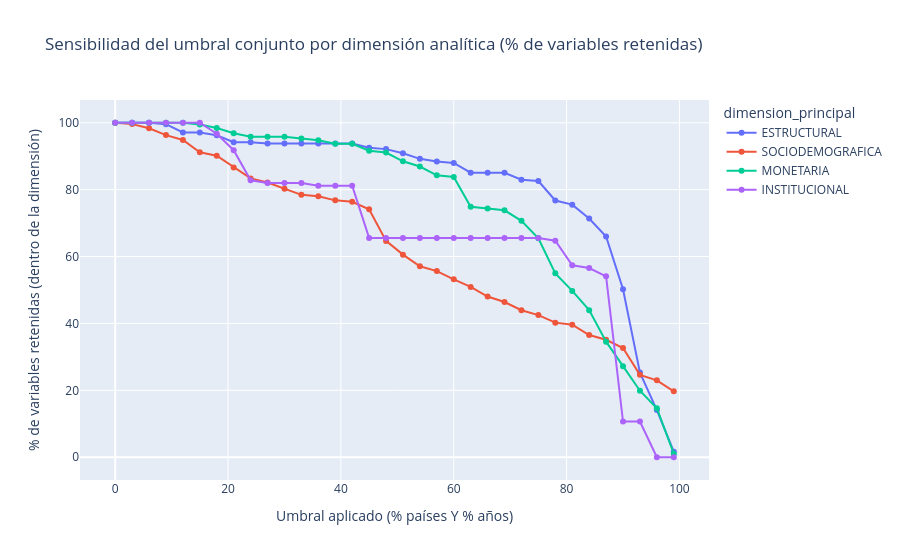

Notebook code for this chart:
### Code cell
umbrales_conjunto = list(range(0, 101, 3))
dimensiones = df_disponibilidad_variables["dimension_principal"].unique()

registros_sensibilidad_dim = []
for t in umbrales_conjunto:
    cumple_t = (
        (df_disponibilidad_variables["pct_paises"] >= t)
        & (df_disponibilidad_variables["pct_anios_promedio"] >= t)
    )
    for dim in dimensiones:
        mask_dim = df_disponibilidad_variables["dimension_principal"] == dim
        n_total_dim = mask_dim.sum()
        n_retenidas_dim = (mask_dim & cumple_t).sum()
        pct_retenido = (n_retenidas_dim / n_total_dim * 100) if n_total_dim > 0 else np.nan
        registros_sensibilidad_dim.append({
            "umbral": t, "dimension_principal": dim,
            "pct_retenido": pct_retenido, "n_total_dim": n_total_dim,
        })

df_sensibilidad_dim = pd.DataFrame(registros_sensibilidad_dim)

fig_sens_dim = px.line(
    df_sensibilidad_dim, x="umbral", y="pct_retenido", color="dimension_principal",
    markers=True,
    title="Sensibilidad del umbral conjunto por dimensión analítica (% de variables retenidas)",
    labels={"umbral": "Umbral aplicado (% países Y % años)", "pct_retenido": "% de variables retenidas (dentro de la dimensión)"}
)
fig_sens_dim.show()

### Figure 1 — Plotly figure (JSON) as saved in the notebook; plotly's stock layout.template omitted (floating-point values rounded to 4 significant figures)
{"data": [{"hovertemplate": "dimension_principal=ESTRUCTURAL<br>Umbral aplicado (% países Y % años)=%{x}<br>% de variables retenidas (dentro de la dimensión)=%{y}<extra></extra>", "legendgroup": "ESTRUCTURAL", "line": {"color": "#636efa", "dash": "solid"}, "marker": {"symbol": "circle"}, "mode": "lines+markers", "name": "ESTRUCTURAL", "orientation": "v", "showlegend": true, "type": "scatter", "x": [0, 3, 6, 9, 12, 15, 18, 21, 24, 27, 30, 33, 36, 39, 42, 45, 48, 51, 54, 57, 60, 63, 66, 69, 72, 75, 78, 81, 84, 87, 90, 93, 96, 99], "xaxis": "x", "y": [100.0, 100.0, 100.0, 99.59, 97.1, 97.1, 96.27, 94.19, 94.19, 93.78, 93.78, 93.78, 93.78, 93.78, 93.78, 92.53, 92.12, 90.87, 89.21, 88.38, 87.97, 85.06, 85.06, 85.06, 82.99, 82.57, 76.76, 75.52, 71.37, 65.98, 50.21, 25.31, 14.11, 1.66], "yaxis": "y"}, {"hovertemplate": "dimension_principal=SOCIODEMOGRAFICA<br>Umbral aplicado (% países Y % años)=%{x}<br>% de variables retenidas (dentro de la dimensión)=%{y}<extra></extra>", "legendgroup": "SOCIODEMOGRAFICA", "line": {"color": "#EF553B", "dash": "solid"}, "marker": {"symbol": "circle"}, "mode": "lines+markers", "name": "SOCIODEMOGRAFICA", "orientation": "v", "showlegend": true, "type": "scatter", "x": [0, 3, 6, 9, 12, 15, 18, 21, 24, 27, 30, 33, 36, 39, 42, 45, 48, 51, 54, 57, 60, 63, 66, 69, 72, 75, 78, 81, 84, 87, 90, 93, 96, 99], "xaxis": "x", "y": [100.0, 99.59, 98.36, 96.3, 94.87, 91.17, 90.14, 86.65, 83.37, 82.14, 80.29, 78.44, 78.03, 76.8, 76.39, 74.13, 64.68, 60.57, 57.08, 55.65, 53.18, 50.92, 48.05, 46.41, 43.94, 42.51, 40.25, 39.63, 36.55, 35.11, 32.65, 24.64, 23.0, 19.71], "yaxis": "y"}, {"hovertemplate": "dimension_principal=MONETARIA<br>Umbral aplicado (% países Y % años)=%{x}<br>% de variables retenidas (dentro de la dimensión)=%{y}<extra></extra>", "legendgroup": "MONETARIA", "line": {"color": "#00cc96", "dash": "solid"}, "marker": {"symbol": "circle"}, "mode": "lines+markers", "name": "MONETARIA", "orientation": "v", "showlegend": true, "type": "scatter", "x": [0, 3, 6, 9, 12, 15, 18, 21, 24, 27, 30, 33, 36, 39, 42, 45, 48, 51, 54, 57, 60, 63, 66, 69, 72, 75, 78, 81, 84, 87, 90, 93, 96, 99], "xaxis": "x", "y": [100.0, 100.0, 100.0, 100.0, 100.0, 99.48, 98.43, 96.86, 95.81, 95.81, 95.81, 95.29, 94.76, 93.72, 93.72, 91.62, 91.1, 88.48, 86.91, 84.29, 83.77, 74.87, 74.35, 73.82, 70.68, 65.45, 54.97, 49.74, 43.98, 34.55, 27.23, 19.9, 14.66, 1.047], "yaxis": "y"}, {"hovertemplate": "dimension_principal=INSTITUCIONAL<br>Umbral aplicado (% países Y % años)=%{x}<br>% de variables retenidas (dentro de la dimensión)=%{y}<extra></extra>", "legendgroup": "INSTITUCIONAL", "line": {"color": "#ab63fa", "dash": "solid"}, "marker": {"symbol": "circle"}, "mode": "lines+markers", "name": "INSTITUCIONAL", "orientation": "v", "showlegend": true, "type": "scatter", "x": [0, 3, 6, 9, 12, 15, 18, 21, 24, 27, 30, 33, 36, 39, 42, 45, 48, 51, 54, 57, 60, 63, 66, 69, 72, 75, 78, 81, 84, 87, 90, 93, 96, 99], "xaxis": "x", "y": [100.0, 100.0, 100.0, 100.0, 100.0, 100.0, 96.72, 91.8, 82.79, 81.97, 81.97, 81.97, 81.15, 81.15, 81.15, 65.57, 65.57, 65.57, 65.57, 65.57, 65.57, 65.57, 65.57, 65.57, 65.57, 65.57, 64.75, 57.38, 56.56, 54.1, 10.66, 10.66, 0.0, 0.0], "yaxis": "y"}], "layout": {"legend": {"title": {"text": "dimension_principal"}, "tracegroupgap": 0}, "title": {"text": "Sensibilidad del umbral conjunto por dimensión analítica (% de variables retenidas)"}, "xaxis": {"anchor": "y", "domain": [0, 1], "title": {"text": "Umbral aplicado (% países Y % años)"}}, "yaxis": {"anchor": "x", "domain": [0, 1], "title": {"text": "% de variables retenidas (dentro de la dimensión)"}}}}
